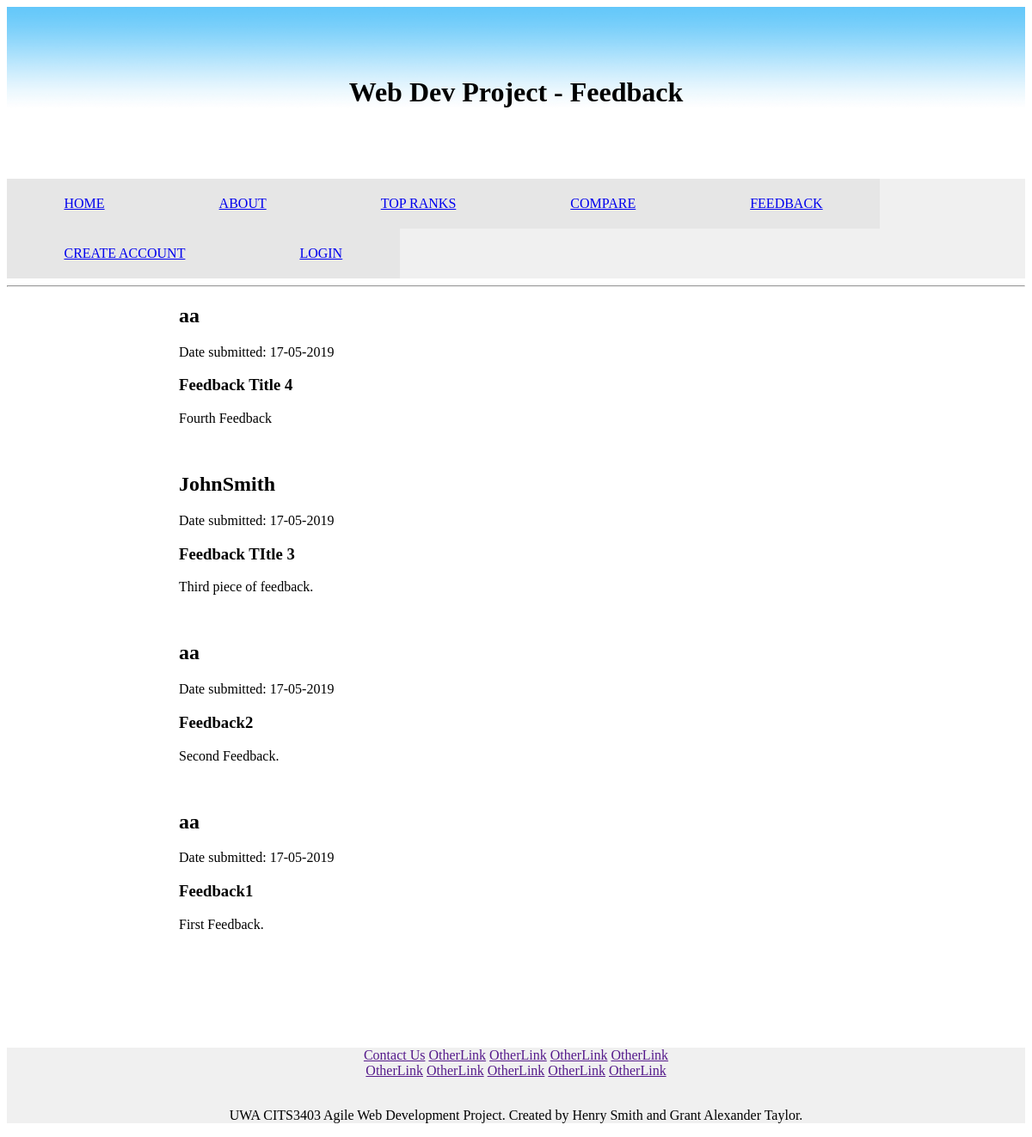
Screenshot of /feedback with the database file from the repository.
### app/models.py (models this page shows, shortened)
class Feedback(db.Model):
    id = db.Column(db.Integer, primary_key=True)
    uid = db.Column(db.Integer, db.ForeignKey('user.id'))
    timestamp = db.Column(db.DateTime, index=True, default=datetime.utcnow)
    title = db.Column(db.String())
    text = db.Column(db.Text)

class User(UserMixin, db.Model):
    id = db.Column(db.Integer, primary_key=True)
    username = db.Column(db.String(64), index=True, unique=True)
    email = db.Column(db.String(120), index=True, unique=True)
    password_hash = db.Column(db.String(128))
    admin = db.Column(db.Boolean)
    feedback = db.relationship('Feedback', backref='user', lazy=True)

### app/routes.py (the view)
@app.route("/feedback")
def feedback():
    feedback = Feedback.query.order_by(desc(Feedback.timestamp)).limit(25).all()
    return render_template("feedback.html", title='Feedback', feedback=feedback)

### app/templates/feedback.html (shortened to what this page needs)
{% extends "layout.html" %}
{% block content %}
	{% for feed in feedback %}
	<h2>{{ feed.user.username }}</h2>
	<p>Date submitted: {{ feed.timestamp.strftime('%d-%m-%Y') }}</p>
	<h3>{{ feed.title }}</h3>
	<p>{{ feed.text }}</p>
	<br>
	{% endfor %}
{% endblock content %}

### app/templates/layout.html (shortened to what this page needs)
<!DOCTYPE html>
<html>
<head>
	<link rel="stylesheet" type="text/css" href="{{ url_for('static', filename='styles/main.css') }}">
</head>
<body class='template'>
	<header class="template">
		{% if title %}
		<h1>Web Dev Project - {{title}}</h1>
		{% else %}
		<h1>Web Dev Project</h1>
		{% endif %}
	</header>
	<nav class="template">
		<a href="{{ url_for('home') }}">HOME</a>
		<a href="{{ url_for('about') }}">ABOUT</a>
		<a href="{{ url_for('topRanks') }}">TOP RANKS</a>
		<a href="{{ url_for('compare') }}">COMPARE</a>
		<a href="{{ url_for('feedback') }}">FEEDBACK</a>
		{% if current_user.is_anonymous %}
		<a href="{{ url_for('create_account') }}">CREATE ACCOUNT</a>
		<a href="{{ url_for('login') }}">LOGIN</a>
		{% else %}
		<a href="{{ url_for('account') }}">ACCOUNT</a>
		<a href="{{ url_for('logout') }}">LOG OUT</a>
		{% endif %}
	</nav>
	<hr>
	<section class='template'>
		{% block content %} {% endblock content %}
	</section>
	<footer class="template">
		<div>
			<a href="">Contact Us</a>
			<a href="">OtherLink</a>
			<a href="">OtherLink</a>
			<a href="">OtherLink</a>
			<a href="">OtherLink</a>
		</div>
		<div>
			<a href="">OtherLink</a>
			<a href="">OtherLink</a>
			<a href="">OtherLink</a>
			<a href="">OtherLink</a>
			<a href="">OtherLink</a>
		</div>
		<br>
		<p>
			UWA CITS3403 Agile Web Development Project. Created by Henry Smith and Grant Alexander Taylor.
		</p>
	</footer>
</body>

### app/static/styles/main.css (style rules this page uses)
body.template { font-style: sans-serif; }
header.template { text-align: center; padding: 60px; background-size: contain; background-color: red; background-image: url(../img/gradient.jpg); }
nav.template { position: -webkit-sticky; position: sticky; top:0; overflow: auto; width:100%; min-width: 600px; background-color:rgb(240,240,240); }
nav.template a { vertical-align: middle; float:left; padding:20px 66.5px; background-color:rgb(230,230,230); }
section.template { margin-left:200px; margin-right: 200px; margin-bottom: 100px }
footer.template { text-align: center; width: 100%; min-width: 100px; background-color: rgb(240,240,240); }

### rows the page displays
Feedback: user.username "aa", timestamp "17-05-2019", title "Feedback Title 4", text "Fourth Feedback"
Feedback: user.username "JohnSmith", timestamp "17-05-2019", title "Feedback TItle 3", text "Third piece of feedback."
Feedback: user.username "aa", timestamp "17-05-2019", title "Feedback2", text "Second Feedback."
Feedback: user.username "aa", timestamp "17-05-2019", title "Feedback1", text "First Feedback."

### other values shown
{{ title }} "Feedback"
